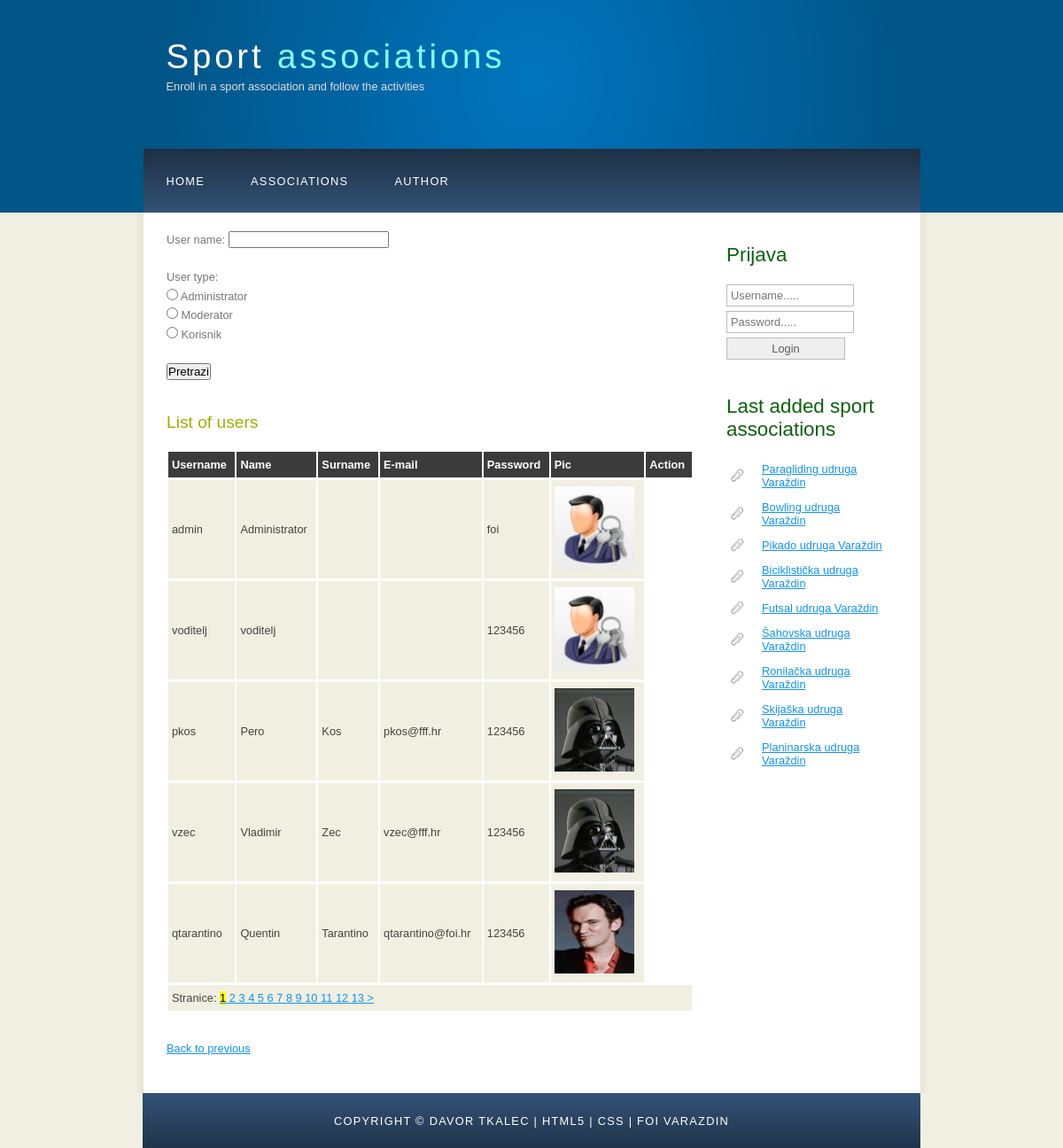
/korisnici.php, run on the app's committed database.
### tables this page shows
CREATE TABLE IF NOT EXISTS `udruga` (
  `udruga_id` INT(10) NOT NULL AUTO_INCREMENT,
  `moderator_id` INT(10) NOT NULL,
  `naziv` VARCHAR(50) NOT NULL,
  `opis` TEXT NOT NULL,
  PRIMARY KEY (`udruga_id`),
  INDEX `fk_udruga_korisnik1_idx` (`moderator_id` ASC),
  CONSTRAINT `fk_udruga_korisnik1`
    FOREIGN KEY (`moderator_id`)
    REFERENCES `korisnik` (`korisnik_id`)
    ON DELETE NO ACTION
    ON UPDATE NO ACTION);

CREATE TABLE IF NOT EXISTS `korisnik` (
  `korisnik_id` INT(10) NOT NULL AUTO_INCREMENT,
  `tip_id` INT(10) NOT NULL,
  `korisnicko_ime` VARCHAR(50) NOT NULL,
  `lozinka` VARCHAR(50) NOT NULL,
  `ime` VARCHAR(100) NOT NULL,
  `prezime` VARCHAR(100) NOT NULL,
  `email` VARCHAR(50) NULL,
  `slika` TEXT NULL,
  PRIMARY KEY (`korisnik_id`),
  INDEX `fk_korisnik_tip_korisnika_idx` (`tip_id` ASC),
  CONSTRAINT `fk_korisnik_tip_korisnika`
    FOREIGN KEY (`tip_id`)
    REFERENCES `tip_korisnika` (`tip_id`)
    ON DELETE NO ACTION
    ON UPDATE NO ACTION);

### dbconn.php (called while the page is built, shortened)
<?php
$vel_str = 5;
function SpojiNaBazu($sql) {
	$BP_server = 'localhost';
	$BP_bazaPodataka = 'iwa_2015_vz_projekt';
	$BP_korisnik = 'iwa_2015';
	$BP_lozinka = 'foi2015';
	$dbc = mysqli_connect($BP_server, $BP_korisnik, $BP_lozinka,$BP_bazaPodataka);
	mysqli_set_charset($dbc,"utf8");
	$rs = mysqli_query($dbc,$sql);
	return $rs;
}
?>

### korisnici.php (the view, shortened to what this page needs)
<?php
include("header.php");
?>
      <div id="content">
        <?php
	echo "<form name='korisnik' method='POST' id='korisnikpretraga' action='korisnici.php' onsubmit=\"return CheckValidationInputs('korisnikpretraga')\">";
	echo "<p>User name: <input type='text' name='ime' id='ime'></p>";
	echo "<p>User type:
	<br/><input type='radio' name='tip[]' value='0'> Administrator
	<br/><input type='radio' name='tip[]' value='1'> Moderator
	<br/><input type='radio' name='tip[]' value='2'> Korisnik
	</p>";
	echo "<p><input type='submit' name='SearchUsers' value='Pretrazi'></p>";
	echo "</form>";
	echo "<h2>List of users</h2>";
	$upit = "SELECT count(*) FROM korisnik";
	$conn = SpojiNaBazu($upit);
	$row = mysqli_fetch_array($conn);
	$broj_redaka = $row[0];
	$broj_stranica = ceil($broj_redaka / $vel_str);
	$upit = "SELECT * FROM korisnik";
	$upit.=" order by korisnik_id LIMIT " . $vel_str;
		if (isset($_GET['stranica'])){
		$upit = $upit . " OFFSET " . (($_GET['stranica'] - 1) * $vel_str);
		$aktivna = $_GET['stranica'];
	} else {
		$aktivna = 1;
	}
	$conn = SpojiNaBazu($upit);
	echo "<table>";
	echo "<tr>";
		echo "<th>Username</th>";
	echo "<th>Name</th>";
	echo "<th>Surname</th>";
	echo "<th>E-mail</th>";
	echo "<th>Password</th>";
	echo "<th>Pic</th>";
	echo "<th>Action</th>";
	echo "</tr>";
	echo "<tbody>";
	while(list($id, $tip, $kor_ime,$lozinka,$ime,$prezime,$email, $slika) =
		mysqli_fetch_array($conn)) {
		echo "<tr>";
		echo "<td>$kor_ime</td>";
		echo "<td>$ime</td>";
		echo "<td>$prezime</td>";
		echo "<td>$email</td>";
		echo "<td>$lozinka</td>";
		echo "<td><img src='$slika' width='90px' height='94px'></td>";
		echo	"</tr>";
	}
	echo "<tr>";
	echo "<td colspan='7'>Stranice: ";
			for ($i = 1; $i <= $broj_stranica; $i++) {
			echo "<a ";
			if ($aktivna == $i) {
				$glavnastr="<mark>$i</mark>";
			}
			else
			{
				$glavnastr = $i;
			}
			echo "' href=\"korisnici.php?stranica=" .$i . "\"> $glavnastr </a>";
			}
			if ($aktivna < $broj_stranica) {
			$sljedeca = $aktivna + 1;
			echo "<a href=\"korisnici.php?stranica=" .$sljedeca . "\">&gt;</a>";
			}
			echo "</td>";
	echo "</tr>";
	echo "</table>";
include("povratak.php");
?>
    </div>
    </div>
<?php
include("footer.php");
?>

### header.php (shortened to what this page needs)
<?php
include("dbconn.php");
?>
<!DOCTYPE HTML>
<html>
<head>
  <link rel="stylesheet" type="text/css" href="style/style.css" title="style" />
</head>
<body>
  <div id="main">
    <div id="header">
      <div id="logo">
        <div id="logo_text">
          <h1><a href="index.php">Sport <span class="logo_colour">associations</span></a></h1>
          <h2>Enroll in a sport association and follow the activities</h2>
        </div>
      </div>
      <div id="menubar">
        <ul id="menu">
          <li><a href="index.php">Home</a></li>
        <li><a href="udruge.php">Associations</a></li>
        <li><a href="o_autoru.html">Author</a></li>
        </ul>
      </div>
    </div>
    <div id="site_content">
      <div class="sidebar">
					<?php
	  if(!isset($_SESSION['aktivni_korisnik'])){
		  ?>
		<h3>Prijava</h3>
        <form method="POST" action="login.php" id="login_form" onsubmit="return CheckValidationInputs('login_form')">
          <p>
            <input class="search" type="text" name="username" id="username" placeholder="Username....." />
            <input class="search" type="password" name="password" id="password" placeholder="Password....." />
            <input class="search" name="loginenter" type="submit" style="border: 1;" src="images/login_2.png" alt="Login" value="Login" />
          </p>
        </form>
		<?php
	  }
	  else
	  {
		  echo "<strong>You are: </strong>".$_SESSION['aktivni_korisnik'].", User type: ".$tip;
		  echo '<h4><a href="korisnik.php?korisnik=' . $_SESSION["aktivni_korisnik_id"] . '">Edit my information</a><h4>';
	  }
	  include("desniprikaz.php");
	  ?>
      </div>

### desniprikaz.php
<?php
$upit = "select udruga_id, naziv from udruga order by udruga_id desc";
$conn = SpojiNaBazu($upit);
echo "<h3>Last added sport associations</h3>";
echo "<ul>";
while(list($id,$naziv)=mysqli_fetch_array($conn)){
		$detalji = "<a href='udruga.php?detalji=$id'>$naziv</a>";
	echo "<li>$detalji</li>";
}
echo "</ul>";
?>

### povratak.php
<?php
echo '<p><a href="javascript:history.back(-1)">Back to previous</a></p>';
?>

### footer.php (shortened to what this page needs)
    <div id="footer">
      Copyright &copy; Davor Tkalec | <a href="http://validator.w3.org/check?uri=referer">HTML5</a> | <a href="http://jigsaw.w3.org/css-validator/check/referer">CSS</a> | <a href="https://www.foi.unizg.hr">FOI Varazdin</a>
    </div>
  </div>
</body>
</html>

### style/style.css (style rules this page uses)
html { height: 100%; }
* { margin: 0; padding: 0; }
body { font: normal .80em 'trebuchet ms', arial, sans-serif; background: #F0EFE2; color: #777; }
p { padding: 0 0 20px 0; line-height: 1.7em; }
img { border: 0; }
h1, h2, h3, h4, h5, h6 { font: normal 175% 'century gothic', arial, sans-serif; color: #0B610B; margin: 0 0 15px 0; padding: 15px 0 5px 0; }
h2 { font: normal 150% 'century gothic', arial, sans-serif; color: #A4AA04; }
a, a:hover { outline: none; text-decoration: underline; color: #1293EE; }
ul { margin: 2px 0 22px 17px; }
ul li { list-style-type: circle; margin: 0 0 6px 0; padding: 0 0 4px 5px; }
#main, #logo, #menubar, #site_content, #footer { margin-left: auto; margin-right: auto; }
#header { background: #025587; height: 240px; }
#logo { width: 825px; position: relative; height: 168px; background: #025587 url(logo.png) no-repeat; }
#logo #logo_text { position: absolute; top: 20px; left: 0; }
#logo h1, #logo h2 { font: normal 300% 'century gothic', arial, sans-serif; border-bottom: 0; text-transform: none; margin: 0; }
#logo_text h1, #logo_text h1 a, #logo_text h1 a:hover { padding: 22px 0 0 0; color: #FFF; letter-spacing: 0.1em; text-decoration: none; }
#logo_text h1 a .logo_colour { color: #80FFFF; }
#logo_text h2 { font-size: 100%; padding: 4px 0 0 0; color: #DDD; }
#menubar { width: 877px; height: 72px; padding: 0; background: #29415D url(menu.png) repeat-x; }
ul#menu, ul#menu li { float: left; margin: 0; padding: 0; }
ul#menu li { list-style: none; }
ul#menu li a { letter-spacing: 0.1em; font: normal 100% 'lucida sans unicode', arial, sans-serif; display: block; float: left; height: 37px; padding: 29px 26px 6px 26px; text-align: center; color: #FFF; text-transform: uppercase; text-decoration: none; background: transparent; }
#site_content { width: 837px; overflow: hidden; margin: 0 auto 0 auto; padding: 20px 24px 20px 37px; background: #FFF url(content.png) repeat-y; }
.sidebar { float: right; width: 190px; padding: 0 15px 20px 15px; }
.sidebar ul { width: 178px; padding: 4px 0 0 0; margin: 4px 0 30px 0; }
.sidebar li { list-style: none; padding: 0 0 7px 0; }
.sidebar li a, .sidebar li a:hover { padding: 0 0 0 40px; display: block; background: transparent url(link.png) no-repeat left center; }
#content { text-align: left; width: 595px; padding: 0; }
#footer { width: 878px; font: normal 100% 'lucida sans unicode', arial, sans-serif; height: 33px; padding: 24px 0 5px 0; text-align: center; background: #29425E url(footer.png) repeat-x; color: #FFF; text-transform: uppercase; letter-spacing: 0.1em; }
#footer a { color: #FFF; text-decoration: none; }
.search { color: #5D5D5D; border: 1px solid #BBB; width: 134px; padding: 4px; font: 100% arial, sans-serif; margin-bottom: 5px; }
table { width: 100%; margin: 10px 0 30px 0; }
table tr th, table tr td { background: #3B3B3B; color: #FFF; padding: 7px 4px; text-align: left; }
table tr td { background: #F0EFE2; color: #47433F; border-top: 1px solid #FFF; }

### data on the page
udruga: naziv "Paragliding udruga Varaždin"
udruga: naziv "Bowling udruga Varaždin"
udruga: naziv "Pikado udruga Varaždin"
udruga: naziv "Biciklistička udruga Varaždin"
udruga: naziv "Futsal udruga Varaždin"
udruga: naziv "Šahovska udruga Varaždin"
udruga: naziv "Ronilačka udruga Varaždin"
udruga: naziv "Skijaška udruga Varaždin"
udruga: naziv "Planinarska udruga Varaždin"
korisnik: korisnicko_ime "admin", ime "Administrator", lozinka "foi", slika (picture)
korisnik: korisnicko_ime "voditelj", ime "voditelj", lozinka "123456", slika (picture)
korisnik: korisnicko_ime "pkos", ime "Pero", prezime "Kos", email "pkos@fff.hr", lozinka "123456", slika (picture)
korisnik: korisnicko_ime "vzec", ime "Vladimir", prezime "Zec", email "vzec@fff.hr", lozinka "123456", slika (picture)
korisnik: korisnicko_ime "qtarantino", ime "Quentin", prezime "Tarantino", email "qtarantino@foi.hr", lozinka "123456", slika (picture)

### other printed values
$glavnastr "2"
$glavnastr "3"
$glavnastr "4"
$glavnastr "5"
$glavnastr "6"
$glavnastr "7"
$glavnastr "8"
$glavnastr "9"
$glavnastr "10"
$glavnastr "11"
$glavnastr "12"
$glavnastr "13"
